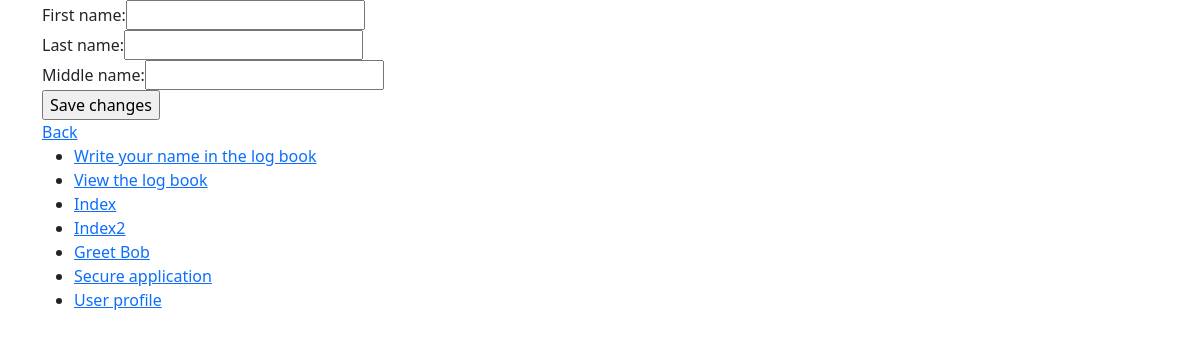
Page /Profile/edit (signed in) on the earlier database version.
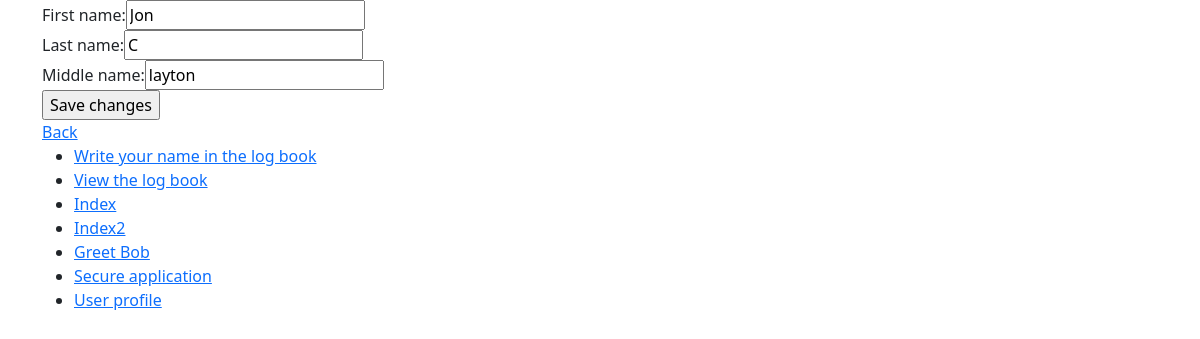
Same page on the later database version.
### tables this page shows
CREATE TABLE `profile_information` (
  `user_id` int(11) NOT NULL,
  `first_name` varchar(50) NOT NULL,
  `last_name` varchar(50) NOT NULL,
  `middle_name` varchar(50) NOT NULL
);

### app/core/Controller.php (called while the page is built, shortened)
<?php
class Controller{
	function view($name, $data = []){
		include('app/views/' . $name . '.php');
	}
}

### app/core/App.php (called while the page is built, shortened)
<?php
class App{
	function __construct(){
		$request = $this->parseUrl($_GET['url'] ?? '');
		$method = 'index';
		if(file_exists('app/controllers/' . $request[0] . '.php'))
		{
			unset($request[0]);
		}
		$controller = new $controller;
		if(isset($request[1]) && method_exists($controller, $request[1])){
			$method = $request[1];
			unset($request[1]);
		}
		$params = array_values($request);
		call_user_func_array([$controller, $method], $params);
	}
	function parseUrl($url){
		return explode('/', trim($url, '/'));
	}
}

### index.php (called while the page is built, shortened)
<?php
new app\core\App;

### app/core/Model.php (called while the page is built, shortened)
<?php
class Model{
	public function __construct(){
		$host = 'localhost';
		$dbname = 'webapplication';
		$user = 'root';
		$pass = '';
		try {
			$this->connection = new \PDO("mysql:host=$host;dbname=$dbname", $user, $pass);
		}
		catch(PDOException $e) {
			echo $e->getMessage();
		}
	}
}

### app/models/ProfileInformation.php (called while the page is built, shortened)
<?php
class ProfileInformation extends \app\core\Model{
	public function getByUserId($user_id){
		$SQL = "SELECT * FROM profile_information WHERE user_id=:user_id";
		$STH = $this->connection->prepare($SQL);
		$STH->execute(['user_id'=>$user_id]);
		$STH->setFetchMode(\PDO::FETCH_CLASS,'app\\models\\ProfileInformation');
		return $STH->fetch();
	}
}

### app/views/Profile/edit.php (the view, shortened to what this page needs)
<form action='' method="post">
	<label>First name:<input type="text" name="first_name" value='<?=$data->first_name?>'></label><br/>
	<label>Last name:<input type="text" name="last_name" value='<?=$data->last_name?>'></label><br/>
	<label>Middle name:<input type="text" name="middle_name" value='<?=$data->middle_name?>'></label><br/>
	<input type="submit" name="action" value="Save changes">
</form>
<a href='/Profile/index'>Back</a>

Differences in the rows shown:
added profile_information: first_name "Jon", last_name "C", middle_name "layton"
